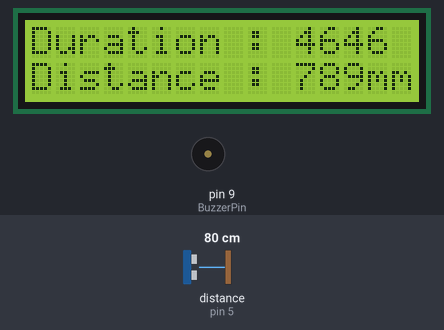
The sketch below on a simulated Arduino Uno, built with avr-gcc and run on an emulated ATmega328P. On the bench: 16×2 character LCD, buzzer (waves = sounding, pin HIGH). Wiring (inferred from the names in the program): ultrasonic range finder: trigger pin 4; echo pin 5. Inputs (shaded band) come from the test bench; at power-on: distance to the obstacle (sensor on pin 5) 80 cm. The echo pulse lasts 58.3 µs per cm; pins used as bus, display or sensor lines are not drawn; what the sketch prints to the serial monitor is not drawn.

Above: at 1.2 s.
1.3 s: distance to the obstacle (sensor on pin 5) set to 35 cm
At 2.1 s:
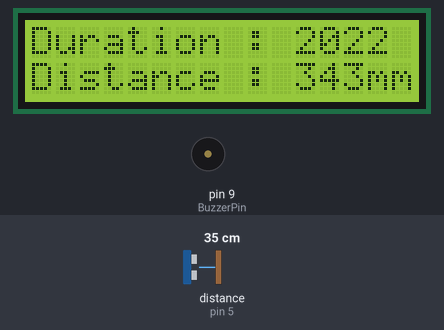
4.3 s: distance to the obstacle (sensor on pin 5) set to 120 cm
At 5.7 s:
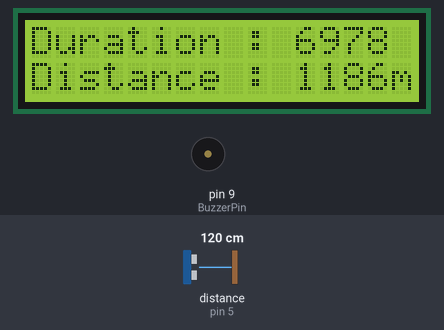
7.3 s: distance to the obstacle (sensor on pin 5) set to 203 cm
At 7.7 s:
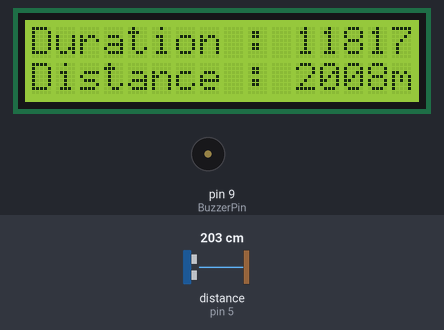
10.3 s: distance to the obstacle (sensor on pin 5) set to 197 cm
At 11.0 s:
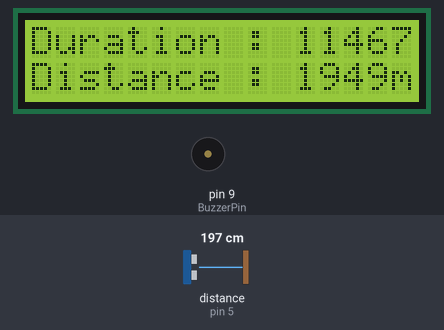
13.3 s: distance to the obstacle (sensor on pin 5) set to 60 cm
At 14.5 s:
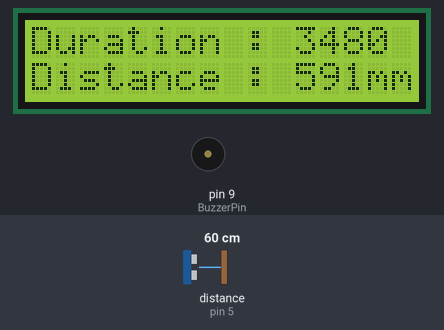
16.3 s: distance to the obstacle (sensor on pin 5) set to 250 cm
At 17.3 s:
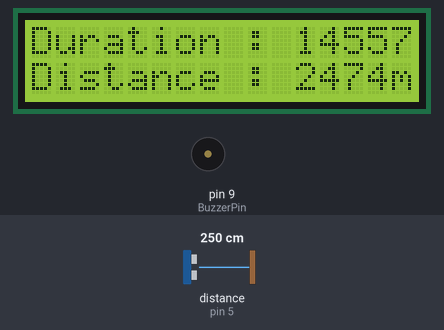
Timing chart, 0 to 19.3 s (numbered marks = the images above; inputs shaded):
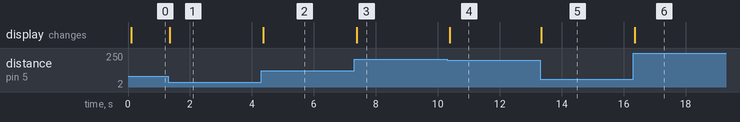

Measured:
- after the input at 1.3 s, the display: changes after 0.05 s (image 1)
- after the input at 4.3 s, the display: changes after 0.06 s (image 2)
- after the input at 7.3 s, the display: changes after 0.08 s (image 3)
- after the input at 10.3 s, the display: changes after 0.08 s (image 4)
- after the input at 13.3 s, the display: changes at once (image 5)
- after the input at 16.3 s, the display: changes after 0.06 s (image 6)

The sketch:

HCSR04.ino
```cpp
/*
HC-SR04 초음파 센서로 거리 측정
*/
#include <LiquidCrystal_I2C.h>      // LiquidCrystal_I2C 헤더파일 호출
LiquidCrystal_I2C lcd(0x27, 16, 2); // LCD의 address 주소 및 크기 입력

#define trigPin 4
#define echoPin 5
#define BuzzerPin 9

long duration, distance;

void setup()
{
      Serial.begin(115200);
      pinMode(trigPin, OUTPUT);
      pinMode(echoPin, INPUT);
      pinMode(BuzzerPin, OUTPUT);
      lcd.init();
      lcd.backlight();
}

void loop()
{
      Measure_USMeter();
      SerialPort();
      LCD_Print();
      Buzzer_Tone();
}

void Measure_USMeter() // 초음파 센서 거리 측정
{
      digitalWrite(trigPin, LOW);
      digitalWrite(echoPin, LOW);
      delayMicroseconds(2);

      digitalWrite(trigPin, HIGH); // trigPin에서 초음파 발생
      delayMicroseconds(10);
      digitalWrite(trigPin, LOW);
      duration = pulseIn(echoPin, HIGH); // echoPin 이 HIGH를 유지한 시간을 저장 한다.
      distance = ((float)(340 * duration) / 1000) / 2;
}

void SerialPort() // 시리얼 모니터 출력
{
      Serial.print("Duration:"); // 시리얼모니터에 Echo가 HIGH인 시간을 표시
      Serial.print(duration);
      Serial.print("\nDIstance:"); // 물체와 초음파 센서간 거리를 표시
      Serial.print(distance);
      Serial.println("mm\n");
}

void LCD_Print() // LCD 출력
{
      lcd.clear();
      lcd.setCursor(0, 0);
      lcd.print("Duration : ");
      lcd.print(duration);
      lcd.setCursor(0, 1);
      lcd.print("Distance : ");
      lcd.print(distance);
      lcd.print("mm");
}

void Buzzer_Tone() // Buzzer 발생
{
      if (distance < 10) // 거리 10이하 시 경고음 지속
      {
            tone(BuzzerPin, 'C', distance * 20);
      }

      if (distance > 10 && distance < 200) // 거리 200 이하 접근시 소리 가속화
      {
            tone(BuzzerPin, 'C', distance * 2);
            delay(distance * 10);
      }
}
```
